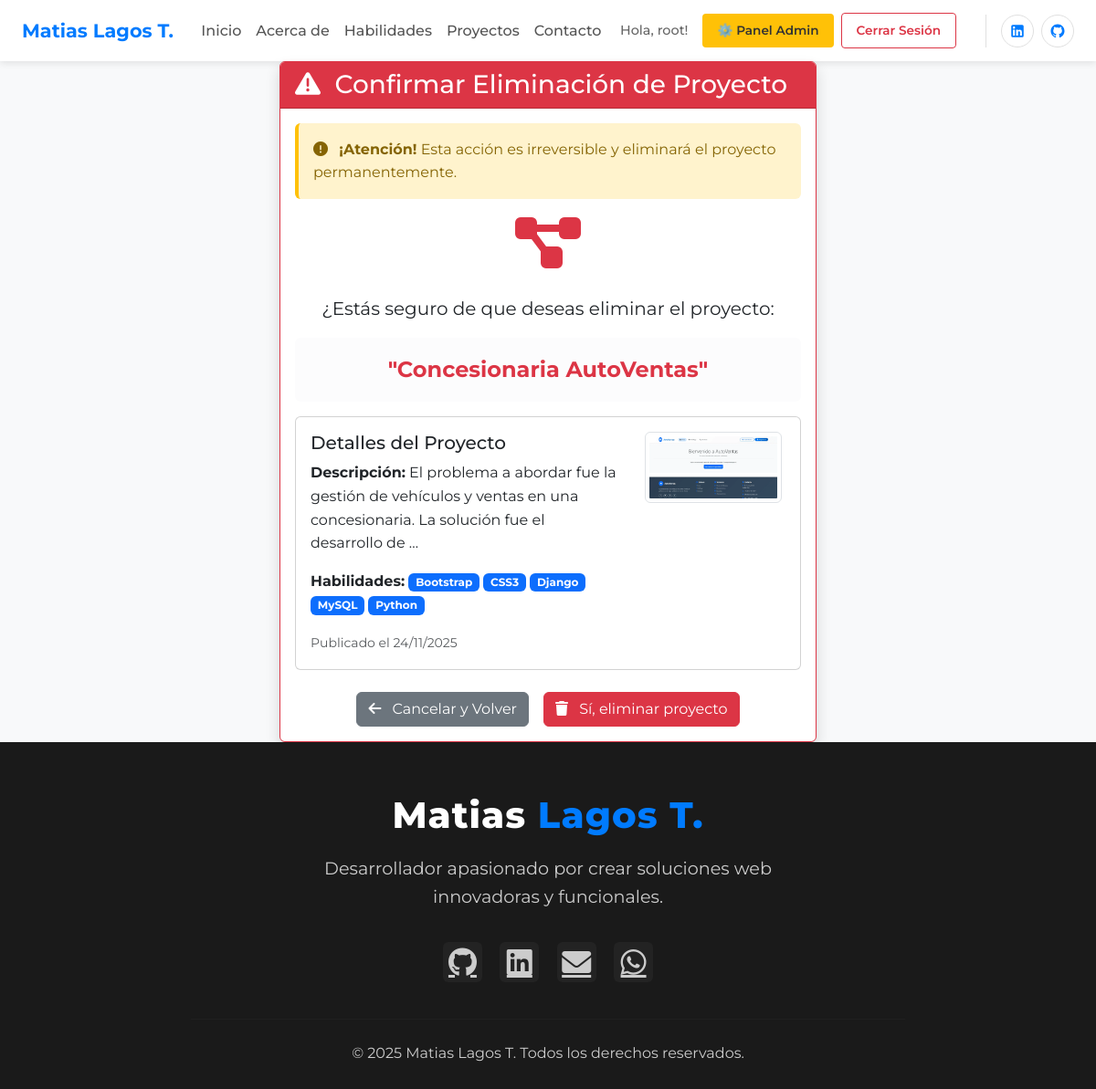
Page /panel/proyectos/2/eliminar/ (signed in) on the committed database.
### proyectos/models.py (models this page shows, shortened)
class Proyecto(models.Model):
    titulo = models.CharField(max_length=100)
    descripcion = models.TextField()
    imagen = models.ImageField(upload_to='proyectos/', blank=True, null=True)
    fecha_publicacion = models.DateTimeField(auto_now_add=True)
    demo_url = models.URLField(blank=True, null=True)
    repo_url = models.URLField(blank=True, null=True)
    habilidades = models.ManyToManyField(Habilidad, related_name='proyectos')
    class Meta:
        ordering = ['fecha_publicacion']

class Habilidad(models.Model):
    TIPO_CHOICES = [
        ("tecnica", "Técnica"),
        ("blanda", "Blanda"),
    ]
    nombre = models.CharField(max_length=100)
    experiencia = models.IntegerField(help_text="Años de experiencia")
    tipo = models.CharField(max_length=10, choices=TIPO_CHOICES, default="tecnica")
    icono_url = models.URLField(
        blank=True,
        null=True,
        help_text="URL del icono de la habilidad (ej: Font Awesome, Bootstrap Icons)"
    )
    class Meta:
        ordering = ['nombre']

### login/mixins.py (the view)
    def nueva_vista(request, *args, **kwargs):
        if not request.user.is_authenticated:
            messages.error(request, 'Debes iniciar sesión para acceder a esta página.')
            return redirect('login')
        return view_func(request, *args, **kwargs)

### login/mixins.py (called while the page is built)
def solo_login_requerido(view_func):
    def nueva_vista(request, *args, **kwargs):
        if not request.user.is_authenticated:
            messages.error(request, 'Debes iniciar sesión para acceder a esta página.')
            return redirect('login')
        return view_func(request, *args, **kwargs)
    return nueva_vista

### proyectos/views.py (called while the page is built)
def es_admin(user):
    return user.is_authenticated and user.is_superuser

@solo_login_requerido
def eliminar_proyecto(request, pk):
    if not es_admin(request.user):
        return HttpResponseForbidden("No tienes permiso para acceder al panel de administración")
    proyecto = get_object_or_404(Proyecto, pk=pk)
    if request.method == "POST":
        titulo = proyecto.titulo
        proyecto.delete()
        messages.success(request, f"¡Proyecto '{titulo}' eliminado exitosamente!")
        return redirect("lista_proyectos_admin")
    return render(request, "proyectos/confirmar_eliminar.html", {"objeto": proyecto})

### proyectos/templates/proyectos/confirmar_eliminar.html (shortened to what this page needs)
{% extends "base.html" %}
{% block content %}
<div class="row justify-content-center">
    <div class="col-md-8 col-lg-6">
        <div class="card border-danger shadow">
            <div class="card-header bg-danger text-white">
                <h3 class="mb-0">
                    <i class="fas fa-exclamation-triangle me-2"></i>
                    Confirmar Eliminación de Proyecto
                </h3>
            </div>
            <div class="card-body">
                <div class="alert alert-warning" role="alert">
                    <i class="fas fa-exclamation-circle me-2"></i>
                    <strong>¡Atención!</strong> Esta acción es irreversible y eliminará el proyecto permanentemente.
                </div>
                <div class="text-center mb-4">
                    <i class="fas fa-project-diagram text-danger" style="font-size: 4rem;"></i>
                </div>
                <p class="text-center fs-5">
                    ¿Estás seguro de que deseas eliminar el proyecto:
                </p>
                <div class="alert alert-light text-center">
                    <strong class="text-danger fs-4">"{{ objeto.titulo }}"</strong>
                </div>
                <div class="card mb-4">
                    <div class="card-body">
                        <div class="row">
                            <div class="col-md-8">
                                <h5 class="card-title">Detalles del Proyecto</h5>
                                <p class="card-text">
                                    <strong>Descripción:</strong> {{ objeto.descripcion|truncatewords:20 }}
                                </p>
                                <p class="card-text">
                                    <strong>Habilidades:</strong>
                                    {% for habilidad in objeto.habilidades.all %}
                                        <span class="badge {% if habilidad.tipo == 'tecnica' %}bg-primary{% else %}bg-success{% endif %}">
                                            {{ habilidad.nombre }}
                                        </span>
                                    {% empty %}
                                        <em class="text-muted">Ninguna</em>
                                    {% endfor %}
                                </p>
                                <p class="card-text">
                                    <small class="text-muted">
                                        Publicado el {{ objeto.fecha_publicacion|date:"d/m/Y" }}
                                    </small>
                                </p>
                            </div>
                            <div class="col-md-4 text-center">
                                {% if objeto.imagen %}
                                    <img src="{{ objeto.imagen.url }}" alt="{{ objeto.titulo }}"
                                         class="img-thumbnail" style="max-width: 150px; max-height: 120px;">
                                {% else %}
                                    <div class="bg-light d-flex align-items-center justify-content-center"
                                         style="height: 120px; width: 150px;">
                                        <i class="fas fa-image text-muted fs-1"></i>
                                    </div>
                                {% endif %}
                            </div>
                        </div>
                    </div>
                </div>
                <form method="post" class="mt-4">
                    <div class="d-grid gap-2 d-md-flex justify-content-md-center">
                        <a href="{% url 'lista_proyectos_admin' %}" class="btn btn-secondary me-md-2">
                            <i class="fas fa-arrow-left me-2"></i>
                            Cancelar y Volver
                        </a>
                        <button type="submit" class="btn btn-danger">
                            <i class="fas fa-trash me-2"></i>
                            Sí, eliminar proyecto
                        </button>
                    </div>
                </form>
            </div>
        </div>
    </div>
</div>
<link rel="stylesheet" href="https://cdnjs.cloudflare.com/ajax/libs/font-awesome/6.0.0/css/all.min.css">
{% endblock %}

### proyectos/templates/base.html (shortened to what this page needs)
{% load static %}
<!DOCTYPE html>
<html lang="es">
<head>
    <link href="https://cdn.jsdelivr.net/npm/bootstrap@5.3.0/dist/css/bootstrap.min.css" rel="stylesheet">
    <link rel="stylesheet" href="{% static 'styles/base.css' %}">
    <link rel="stylesheet" href="{% static 'styles/encabezado.css' %}">
    <link rel="stylesheet" href="{% static 'styles/heroe.css' %}">
    <link rel="stylesheet" href="{% static 'styles/acerca-de.css' %}">
    <link rel="stylesheet" href="{% static 'styles/habilidades.css' %}">
    <link rel="stylesheet" href="{% static 'styles/proyectos.css' %}">
    <link rel="stylesheet" href="{% static 'styles/contacto.css' %}">
    <link rel="stylesheet" href="{% static 'styles/pie-pagina.css' %}">
    <link rel="stylesheet" href="{% static 'styles/responsivo.css' %}">
    <link rel="stylesheet" href="https://cdnjs.cloudflare.com/ajax/libs/font-awesome/6.0.0/css/all.min.css">
</head>
<body>
    <header>
        <nav class="navbar navbar-expand-lg">
            <div class="container-fluid px-3 px-lg-4">
                <a class="navbar-brand" href="{% url 'home' %}">Matias Lagos T.</a>
                <div class="collapse navbar-collapse" id="navbarNav">
                    <ul class="navbar-nav mx-auto mb-2 mb-lg-0">
                        <li class="nav-item">
                            <a class="nav-link" href="{% url 'home' %}">Inicio</a>
                        </li>
                        <li class="nav-item">
                            <a class="nav-link" href="{% url 'home' %}#about">Acerca de</a>
                        </li>
                        <li class="nav-item">
                            <a class="nav-link" href="{% url 'home' %}#skills">Habilidades</a>
                        </li>
                        <li class="nav-item">
                            <a class="nav-link" href="{% url 'home' %}#projects">Proyectos</a>
                        </li>
                        <li class="nav-item">
                            <a class="nav-link" href="{% url 'home' %}#contact">Contacto</a>
                        </li>
                    </ul>
                    <div class="navbar-controls ms-lg-auto">
                        {% if user.is_authenticated %}
                        <span class="user-greeting">Hola, {{ user.first_name|default:user.username }}!</span>
                        {% endif %}
                        <div class="navbar-buttons">
                            {% if user.is_superuser %}
                            <a href="{% url 'dashboard' %}" class="btn btn-warning">⚙️ Panel Admin</a>
                            {% endif %}
                            {% if user.is_authenticated %}
                            <a href="{% url 'logout' %}" class="btn btn-outline-danger">Cerrar Sesión</a>
                            {% else %}
                            <a href="{% url 'login' %}" class="btn btn-primary">Ingresar</a>
                            <a href="{% url 'registro' %}" class="btn btn-outline-primary">Registrarse</a>
                            {% endif %}
                        </div>
                        <div class="social-nav">
                            <a href="https://www.linkedin.com/in/matias-lagos-tapia-667b192b8/" target="_blank"
                                rel="noopener noreferrer" class="social-link" aria-label="LinkedIn">
                            </a>
                            <a href="https://github.com/Matiaslagost7" target="_blank" rel="noopener noreferrer"
                                class="social-link" aria-label="GitHub">
                            </a>
                        </div>
                    </div>
                </div>
            </div>
        </nav>
    </header>
    <main id="main-content">
    {% block content %}{% endblock %}
    </main>
    <footer class="main-footer">
        <div class="footer-content">
            <h2 class="footer-logo">
                Matias <span class="footer-highlight">Lagos T.</span>
            </h2>
            <p class="footer-text">
                Desarrollador apasionado por crear soluciones web<br>innovadoras y funcionales.
            </p>
            <div class="footer-social">
                <a href="https://github.com/Matiaslagost7" target="_blank" rel="noopener noreferrer" aria-label="GitHub"><i class="fab fa-github"></i></a>
                <a href="https://linkedin.com/in/matias-lagos-torres-04b8a4265" target="_blank" rel="noopener noreferrer" aria-label="LinkedIn"><i class="fab fa-linkedin"></i></a>
                <a href="mailto:matiaslagost7@gmail.com" aria-label="Email"><i class="fas fa-envelope"></i></a>
                <a href="https://wa.me/56949625995" target="_blank" rel="noopener noreferrer" aria-label="WhatsApp"><i class="fab fa-whatsapp"></i></a>
            </div>
            <hr class="footer-divider">
            <div class="footer-bottom">
                <p>&copy; 2025 Matias Lagos T. Todos los derechos reservados.</p>
            </div>
        </div>
    </footer>
</body>
</html>

### static/styles/base.css (style rules this page uses)
:root { --primary-color: #007bff; --primary-dark-color: #0056b3; --primary-gradient: linear-gradient(135deg, #0062cc, #004085); --secondary-color: #6c757d; --success-color: #28a745; --danger-color: #dc3545; --light-bg-color: #f8f9fa; --white-color: #ffffff; --dark-text-color: #333; --body-bg-color: #f8f9fa; --card-bg-color: #ffffff; --border-color: #e0e0e0; --shadow-color-light: rgba(0, 0, 0, 0.1); --shadow-color-primary: rgba(0, 123, 255, 0.3); --main-font: 'Montserrat', sans-serif; --footer-bg-color: #1a1a1a; --footer-text-color: #ccc; --footer-border-color: #333; --tag-bg-color: #e7f3ff; --input-bg-color: #f8f9fa; --shadow-color-dark: rgba(0,0,0,0.15); --light-text-color: #666; }
* { margin: 0; padding: 0; box-sizing: border-box; }
body { font-family: var(--main-font); background-color: var(--body-bg-color); color: var(--dark-text-color); line-height: 1.6; overflow-x: hidden; display: flex; flex-direction: column; min-height: 100vh; }
#main-content { flex: 1; }
html { scroll-behavior:smooth; }
.alert { border-radius: 0.375rem; border: none; }
.alert-warning { background-color: #fff3cd; color: #856404; border-left: 4px solid #ffc107; }

### static/styles/encabezado.css (style rules this page uses)
.navbar { background-color: white; box-shadow: 0 2px 8px rgba(0, 0, 0, 0.1); padding: 0.75rem 0; }
.navbar-brand { font-size: 1.3rem; font-weight: 700; color: var(--primary-color) !important; }
.navbar-nav .nav-link { font-weight: 500; color: #555 !important; margin: 0 0.5rem; padding: 0.5rem 0 !important; transition: color 0.3s ease; }
.navbar-controls { display: flex; align-items: center; gap: 1rem; margin-left: auto; }
.user-greeting { font-size: 0.9rem; color: #666; font-weight: 500; white-space: nowrap; }
.navbar-buttons { display: flex; gap: 0.5rem; align-items: center; }
.navbar-buttons .btn { padding: 0.5rem 1rem; font-size: 0.85rem; font-weight: 600; border-radius: 4px; white-space: nowrap; transition: all 0.3s ease; }
.navbar-buttons .btn-warning { background-color: #ffc107; border: none; color: #333; }
.navbar-buttons .btn-outline-danger { border: 1px solid #dc3545; color: #dc3545; background: transparent; }
.social-nav { display: flex; gap: 0.5rem; margin-left: 1rem; padding-left: 1rem; border-left: 1px solid #e0e0e0; }
.social-nav .social-link { display: flex; align-items: center; justify-content: center; width: 36px; height: 36px; border-radius: 50%; background: white; border: 1px solid #e0e0e0; text-decoration: none; transition: all 0.3s ease; }
.social-nav .social-link .social-svg { width: 18px; height: 18px; fill: var(--primary-color); }
@media (min-width: 1200px) { .navbar-controls { flex-direction: row; margin-left: auto; } }
@media (min-width: 1200px) { .navbar-buttons { flex-direction: row; } }
@media (min-width: 1200px) { .navbar-buttons .btn { width: auto; } }

### static/styles/pie-pagina.css (style rules this page uses)
.main-footer { background-color: var(--footer-bg-color); color: var(--footer-text-color); width: 100%; padding: 0; margin: 0; position: relative; z-index: 10; }
.footer-content { max-width: 900px; margin: 0 auto; padding: 3.5rem 1rem 0.5rem 1rem; display: flex; flex-direction: column; align-items: center; text-align: center; }
.footer-logo { font-size: 2.5rem; font-weight: 800; margin-bottom: 1.2rem; color: var(--white-color); letter-spacing: 1px; }
.footer-highlight { color: var(--primary-color); }
.footer-text { font-size: 1.2rem; color: var(--footer-text-color); margin-bottom: 2.2rem; max-width: 600px; line-height: 1.6; }
.footer-social { display: flex; gap: 1.2rem; margin-bottom: 2.5rem; }
.footer-social a { color: var(--footer-text-color); background: #232323; border-radius: 6px; font-size: 2rem; width: 2.7rem; height: 2.7rem; display: flex; align-items: center; justify-content: center; transition: background 0.2s, color 0.2s, transform 0.2s; }
.footer-divider { width: 90%; border: none; border-top: 1px solid var(--footer-border-color); margin: 0 auto 1.5rem auto; }
.footer-bottom { width: 100%; text-align: center; font-size: 1rem; color: var(--footer-text-color); padding-bottom: 1.2rem; padding-right: 0; }
.footer-bottom p { margin: 0; }

### rows in the picture
Proyecto: titulo "Concesionaria AutoVentas", descripcion "El problema a abordar fue la gestión de vehículos y ventas en una concesionaria. La solución fue el desarrollo de …", fecha_publicacion "24/11/2025", imagen (picture)
Habilidad: nombre "Bootstrap"
Habilidad: nombre "CSS3"
Habilidad: nombre "Django"
Habilidad: nombre "MySQL"
Habilidad: nombre "Python"

### other values in the picture
{{ user.first_name|default:user.username }} "root"
